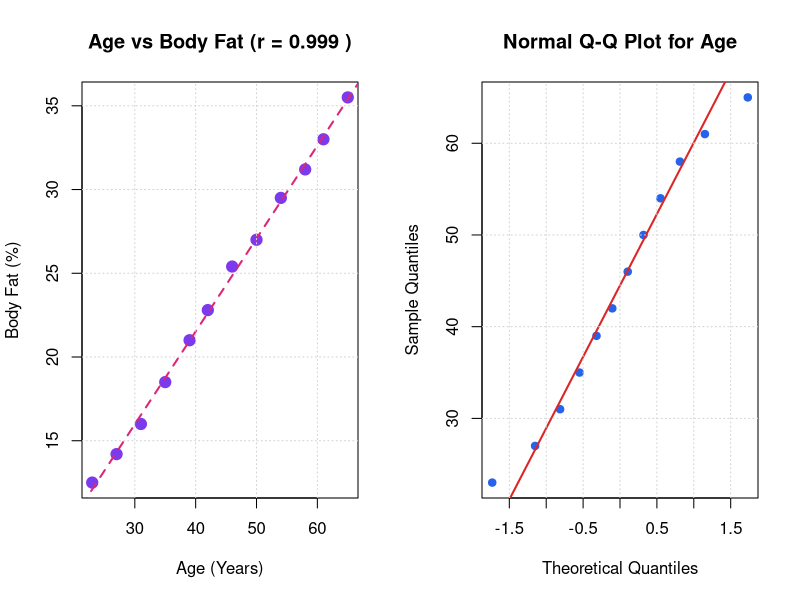

This figure's R source:
# Question 40: Create Age and BodyFat for 12 adults; draw scatter plot, calculate Pearson correlation and create a Q-Q plot for Age.

age <- c(23, 27, 31, 35, 39, 42, 46, 50, 54, 58, 61, 65)
body_fat <- c(12.5, 14.2, 16.0, 18.5, 21.0, 22.8, 25.4, 27.0, 29.5, 31.2, 33.0, 35.5)

corr_val <- cor(age, body_fat)

cat("--- Age and Body Fat (n=12) ---\n")
df <- data.frame(Age=age, BodyFat_Pct=body_fat)
print(df)

cat("\nPearson Correlation Coefficient:", round(corr_val, 4), "\n")

png("../screenshots/q40_scatter_qq.png", width=900, height=500, res=120)
par(mfrow=c(1, 2))
plot(age, body_fat, pch=19, col="#7c3aed", cex=1.5,
     main=paste("Age vs Body Fat (r =", round(corr_val, 3), ")"),
     xlab="Age (Years)", ylab="Body Fat (%)")
abline(lm(body_fat ~ age), col="#db2777", lwd=2, lty=2)
grid()

qqnorm(age, main="Normal Q-Q Plot for Age", pch=19, col="#2563eb")
qqline(age, col="#dc2626", lwd=2)
grid()
dev.off()
cat("\nPlots saved to screenshots/q40_scatter_qq.png\n")
